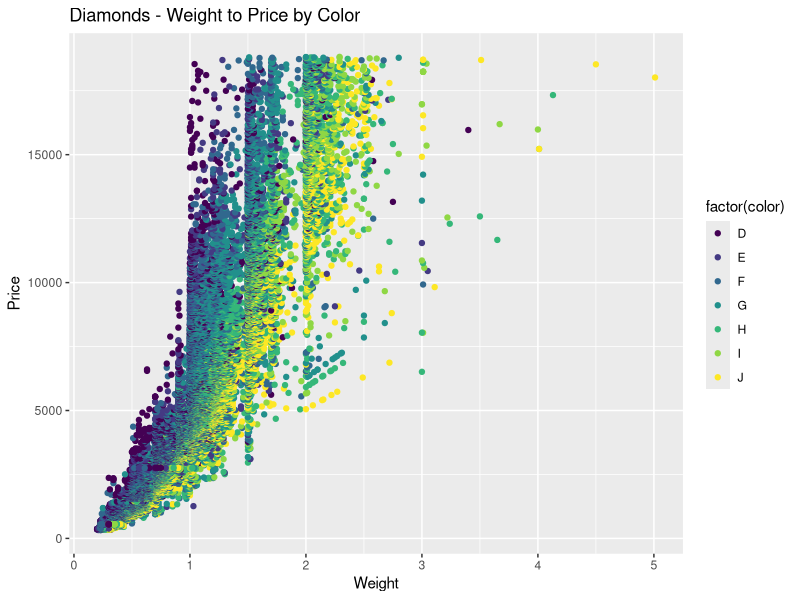
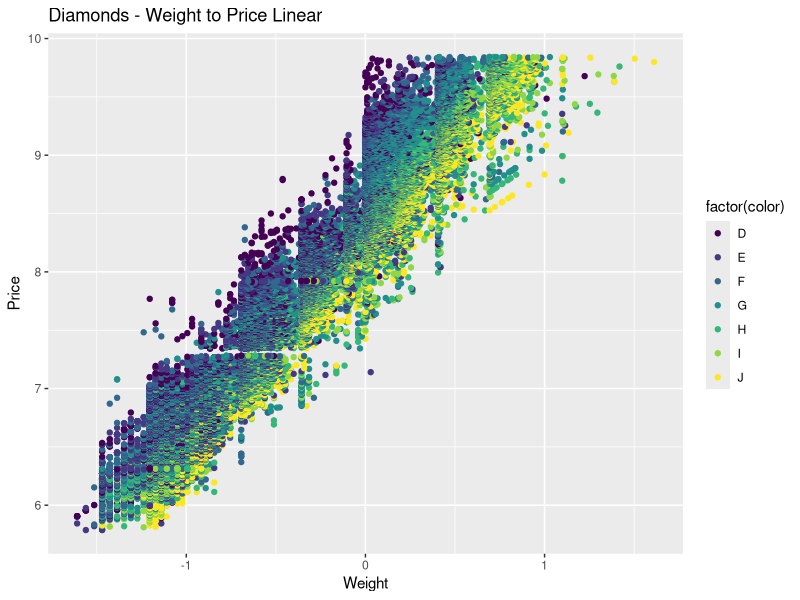
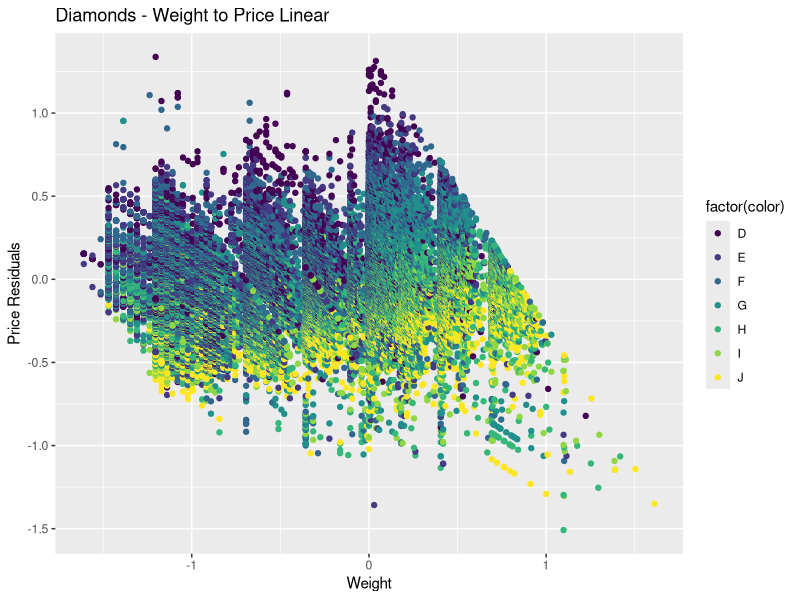
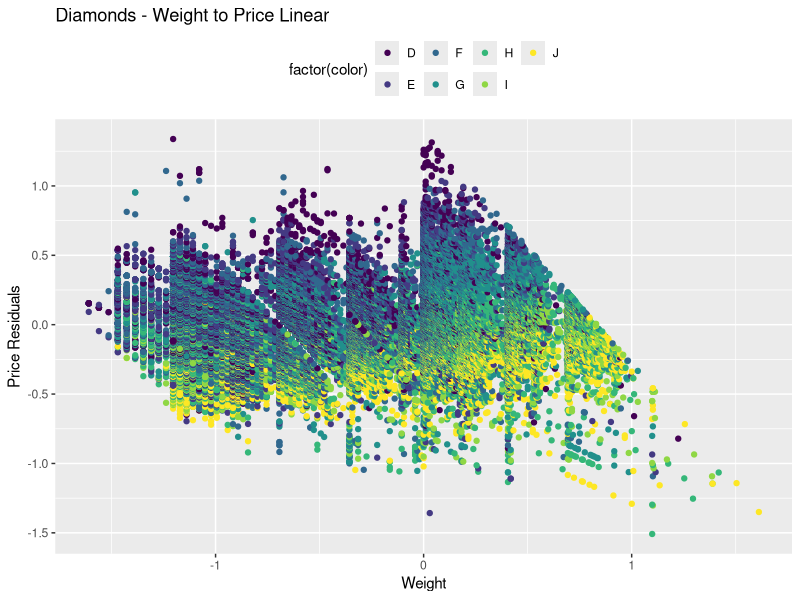

Reproduce these figures in R, in order. (Note: this script raises an error after producing the figures.)
#Verro Ejiba
#Homework 6
#Get data from package
install.packages("ggplot2")
library("ggplot2")
data("diamonds")
#2 Scatter plot of weight("Carat") and Price using Color(the "color" column in the diamonds dataframe )
ggplot(diamonds, aes(carat,price)) + geom_point(aes(colour = factor(color))) + xlab("Weight") + ylab("Price") + labs(title ="Diamonds - Weight to Price by Color")

#3 Natural log transformation price
ggplot(diamonds, aes(log(carat),log(price))) + geom_point(aes(colour = factor(color))) + xlab("Weight") + ylab("Price") + labs(title ="Diamonds - Weight to Price Linear")

#4 Remove the linear trend by creating a linear model and using the transformed on x-axis and the residuals on the y-axis
res = resid(lm(log(price) ~ log(carat), data = diamonds))
ggplot(diamonds, aes(log(carat),res)) + geom_point(aes(colour = factor(color))) + xlab("Weight") + ylab("Price Residuals") + labs(title ="Diamonds - Weight to Price Linear")

#5
install.packages("grid")
price_plot <- ggplot(diamonds, aes(price,..density.., colour = factor(color))) + geom_histogram(binwidth = 25) + theme(axis.title.x= element_blank(), axis.title.y= element_blank(), legend.position = "none")
carat_plot <- ggplot(diamonds, aes(carat,..density.., colour = factor(color))) + geom_histogram(binwidth = 0.085) + theme(axis.title.x= element_blank(), axis.title.y= element_blank(), legend.position = "none")
ggplot(diamonds, aes(log(carat),res)) + geom_point(aes(colour = factor(color))) + xlab("Weight") + ylab("Price Residuals") + labs(title ="Diamonds - Weight to Price Linear") + theme(legend.position ="top")
vp1 <- viewport(width = 0.4, height = 0.2, x=0.80, y =0.77)
vp2 <- viewport(width = 0.5, height = 0.3, x=.32, y=.2)
print(price_plot, vp = vp2)
print(carat_plot, vp = vp1)